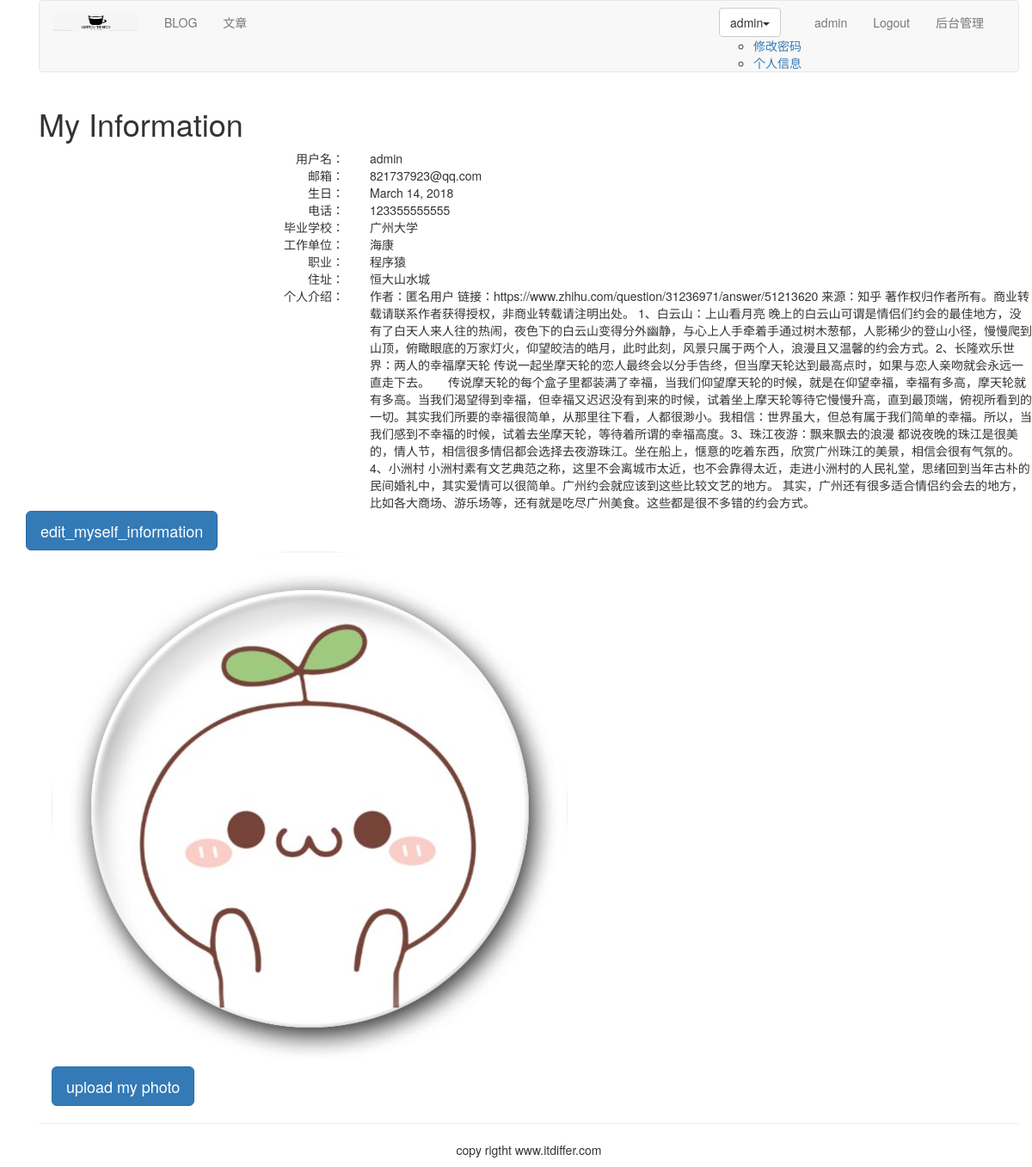
The page /account/my_information/ (signed in) on the database its author committed.
### account/models.py (models this page shows, shortened)
class UserProfile(models.Model):
    user = models.OneToOneField(User, unique=True, on_delete=models.CASCADE)
    brith = models.DateField(blank=True, null=True)
    phone = models.CharField(max_length=20, null=True)

class Userinfo(models.Model):
    user = models.OneToOneField(User, unique=True, on_delete=models.CASCADE)
    school = models.CharField(max_length=100, blank=True)
    company = models.CharField(max_length=100, blank=True)
    profession = models.CharField(max_length=100, blank=True)
    address = models.CharField(max_length=100, blank=True)
    aboutme = models.TextField(blank=True)
    photo = models.ImageField(blank=True)

### account/views.py (the view)
@login_required(login_url='/account/login/')
def myself(request):
    user = User.objects.get(username=request.user.username)
    userprofile = UserProfile.objects.get(user=user)
    userinfo = Userinfo.objects.get(user=user)
    return render(request, 'account/myself_information.html',
                  {"user": user, "userprofile": userprofile, "userinfo": userinfo})

### templates/account/myself_information.html (shortened to what this page needs)
{% extends 'base.html' %}
{% load staticfiles %}
{% block content %}
    <h1>My Information</h1>
    <div class="row">
        <div class="row">
            <div class="col-md-4 text-right"><span>用户名：</span></div>
            <div class="col-md-8 text-left">{{ user.username }}</div>
        </div>
        <div class="row">
            <div class="col-md-4 text-right"><span>邮箱：</span></div>
            <div class="col-md-8 text-left">{{ user.email }}</div>
        </div>
        <div class="row">
            <div class="col-md-4 text-right"><span>生日：</span></div>
            <div class="col-md-8 text-left">{{ userprofile.brith }}</div>
        </div>
        <div class="row">
            <div class="col-md-4 text-right"><span>电话：</span></div>
            <div class="col-md-8 text-left">{{ userprofile.phone }}</div>
        </div>
        <div class="row">
            <div class="col-md-4 text-right"><span>毕业学校：</span></div>
            <div class="col-md-8 text-left">{{ userinfo.school }}</div>
        </div>
        <div class="row">
            <div class="col-md-4 text-right"><span>工作单位：</span></div>
            <div class="col-md-8 text-left">{{ userinfo.company }}</div>
        </div>
        <div class="row">
            <div class="col-md-4 text-right"><span>职业：</span></div>
            <div class="col-md-8 text-left">{{ userinfo.profession }}</div>
        </div>
        <div class="row">
            <div class="col-md-4 text-right"><span>住址：</span></div>
            <div class="col-md-8 text-left">{{ userinfo.address }}</div>
        </div>
        <div class="row">
            <div class="col-md-4 text-right"><span>个人介绍：</span></div>
            <div class="col-md-8 text-left">{{ userinfo.aboutme }}</div>
        </div>
        <a href="{% url 'account:edit_myself_information' %}">
            <button class="btn btn-primary btn-lg">edit_myself_information</button>
        </a>
    </div>
    <div class="col-md-6">
        <div style="margin-right: 100px">
            {% if userinfo.photo %}
                <img src="{{ userinfo.photo|striptags }}" class="img-circle" id="my_photo" name="user_face">
            {% else %}
                <img src="{% static 'images/长草颜.jpg' %}" class="img-circle" id="my_photo" name="user_face">
            {% endif %}
        </div>
        <div style="margin-right: 100px">
            <button class="btn btn-primary btn-lg" id="upload_image" onclick="upload_image_layer()">upload my photo
            </button>
        </div>
    </div>
{% endblock %}

### templates/header.html (shortened to what this page needs)
{% load staticfiles %}
<div class="container">
    <nav class="navbar navbar-default" role="navigation">
        <div class="container-fluid">
            <div class="navbar-header">
                <a class="navbar-brand" href="http://www.itdiffer.com">
                    <img src="{% static 'images/logo_coffe_cat.jpg' %}" width="100px" height="100%">
                </a>
            </div>
            <div>
                <ul class="nav navbar-nav" role="navigation">
                    <li><a href="{% url 'blog:blog_title' %}">BLOG</a></li>
                    <li><a href="{% url 'article:list_article_titles' %}">文章</a></li>
                </ul>
                <ul class="nav navbar-nav navbar-right" style="margin-right: 10px">
                    {% if user.is_authenticated %}
                        <li>
                            <div class="dropdown" style="margin-top: 8px">
                                <button class="btn btn-default dropdown-toggle" type="button" id="dropdownMenu"
                                        data-toggle="dropdown">
                                    {{ user.username }}<span class="caret"></span>
                                </button>
                                <ul>
                                    <li><a href="{% url 'account:password_change' %}">修改密码</a></li>
                                    <li><a href="{% url 'account:my_information' %}">个人信息</a></li>
                                </ul>
                            </div>
                        </li>
                        <li><a href="#">{{ user.username }}</a></li>
                        <li><a href="{% url 'account:user_logout' %}">Logout</a></li>
                        <li><a href="{% url 'article:article_column' %}">后台管理</a></li>
                    {% else %}
                        <li><a href="{% url 'account:user_login' %}">LOGIN</a></li>
                        <li><a href="{% url 'account:user_register' %}">Sign Up</a></li>
                    {% endif %}
                </ul>
            </div>
        </div>
    </nav>
</div>

### rows shown on the page
UserProfile: brith "March 14, 2018", phone "123355555555"
Userinfo: school "广州大学", company "海康", profession "程序猿", address "恒大山水城", aboutme "作者：匿名用户 链接：https://www.zhihu.com/question/31236971/answer/51213620 来源：知乎 著作权归作者所有。商业转载请联系作者获得授权，非商业转载请注明出处。 1、白云山：上山看月亮 晚上的白云山可谓是情侣们约会的最佳地方，没有了白天人来人往的热闹，夜色下的白云山变得分外幽静，与心上人手牵着手通过树木葱郁，人影稀少的登山小径，慢慢爬到山顶，俯瞰眼底的万家灯火，仰望皎洁的皓月，此时此刻，风景只属于两个人，浪漫且又温馨的约会方式。2、长隆欢乐世界：两人的幸福摩天轮 传说一起坐摩天轮的恋人最终会以分手告终，但当摩天轮达到最高点时，如果与恋人亲吻就会永远一直走下去。 传说摩天轮的每个盒子里都装满了幸福，当我们仰望摩天轮的时候，就是在仰望幸福，幸福有多高，摩天轮就有多高。当我们渴望得到幸福，但幸福又迟迟没有到来的时候，试着坐上摩天轮等待它慢慢升高，直到最顶端，俯视所看到的一切。其实我们所要的幸福很简单，从那里往下看，人都很渺小。我相信：世界虽大，但总有属于我们简单的幸福。所以，当我们感到不幸福的时候，试着去坐摩天轮，等待着所谓的幸福高度。3、珠江夜游：飘来飘去的浪漫 都说夜晚的珠江是很美的，情人节，相信很多情侣都会选择去夜游珠江。坐在船上，惬意的吃着东西，欣赏广州珠江的美景，相信会很有气氛的。4、小洲村 小洲村素有文艺典范之称，这里不会离城市太近，也不会靠得太近，走进小洲村的人民礼堂，思绪回到当年古朴的民间婚礼中，其实爱情可以很简单。广州约会就应该到这些比较文艺的地方。…"

### other values the page prints
{{ user.username }} "admin"
{{ user.email }} "821737923@qq.com"
